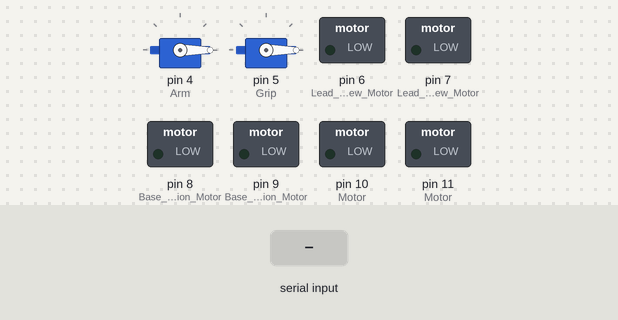
A sketch run on a simulated Arduino Uno, built with avr-gcc and run on an emulated ATmega328P. Shown: 2 × servo, switched loads named in the sketch (green lamp = pin HIGH). The inputs (shaded band) are chosen by the test bench.

Above: at 1.2 s.
1.3 s: "a" received over Serial
At 1.7 s:
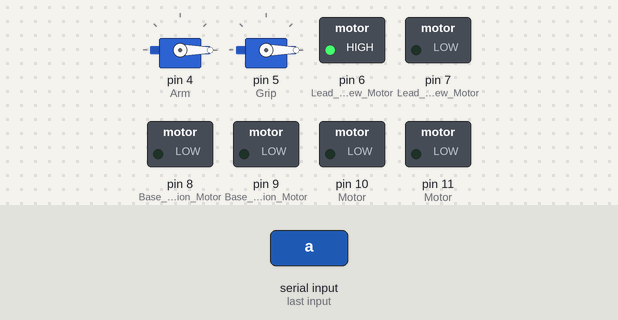
4.3 s: "b" received over Serial
At 5.2 s:
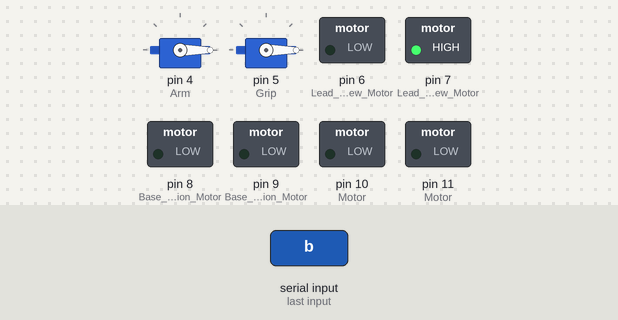
7.3 s: "c" received over Serial
At 8.1 s:
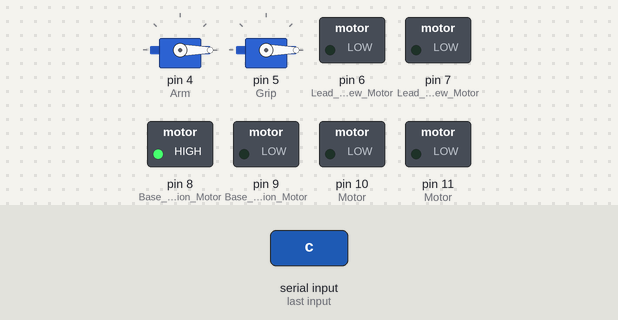
9.8 s: "d" received over Serial
At 10.6 s:
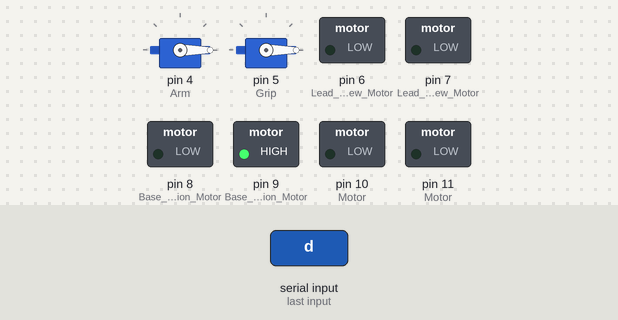
12.3 s: "e" received over Serial
At 12.9 s:
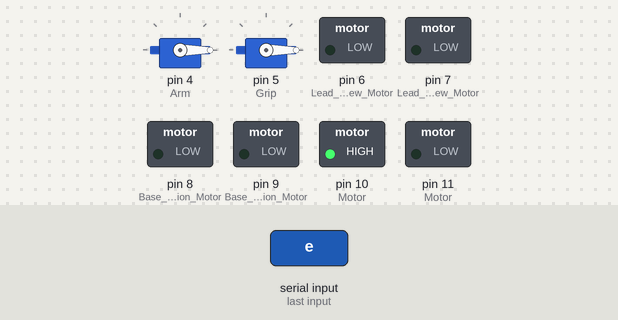
14.6 s: "f" received over Serial
At 15.2 s:
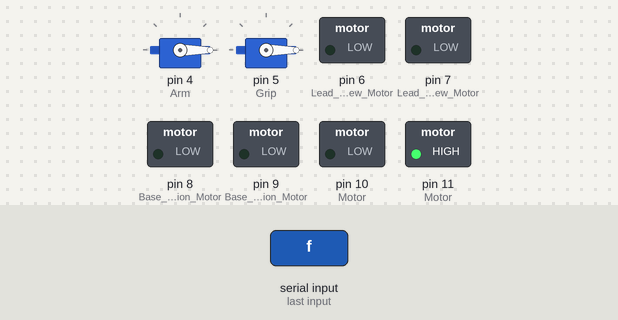
Timing chart, 0 to 17.6 s (numbered marks = the images above; inputs shaded):
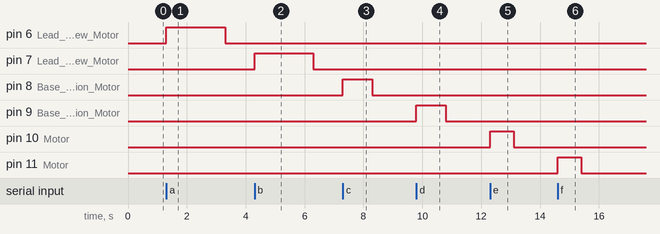

The sketch:

Virt_Imple_Program.ino
```cpp
/*
    Instructions for giving the Input :-
    *To move the base by 8cm forward - 'a'
    *To move the base by 8cm back - 'b'
    *To rotate the base 60 degrees clockwise - 'c'
    *To rotate the base 60 degrees anti-clockwise - 'd'
    *To lower the 2nd Arm by 40 degrees - 'e'
    *To raise the 2nd Arm by 40 degrees - 'f'
    *To lower the 3nd Arm by 40 degrees - 'g'
    *To raise the 3nd Arm by 40 degrees - 'h'
    *To make the Gripper to Clench the Object - 'i'
    *To make the Gripper to Un-Clench the Object - 'j'
*/

#include <Servo.h>
Servo Arm;  //Creates a Servo object to Control the Metal Gear Servo placed between 2nd and 3rd Arm
Servo Grip; //Creates a Servo object to Control the Toy Servo within the Gripper

int armpos = 0;    // variable to store the position of Servo Motor present in the Arm
int gripos = 0;    // variable to store the position of Servo Motor present in the Gripper
void setup()
{
  Serial.begin(9600);
  pinMode(6,OUTPUT);  //Lead Screw Motor
  pinMode(7,OUTPUT);  //Lead Screw Motor
  pinMode(8,OUTPUT);  //Base Rotation Motor
  pinMode(9,OUTPUT);  //Base Rotation Motor
  pinMode(10,OUTPUT); //2nd Arm Bending Motor
  pinMode(11,OUTPUT); //2nd Arm Bending Motor
  Arm.attach(4);  // Configures the Servo in Arm onto pin 30 with Servo object
  Grip.attach(5);  // Configures the Servo in Gripper onto pin 31 with Servo object
  Arm.write(armpos);
  Grip.write(gripos);
}

void loop()
{
  char data=Serial.read();  //Reads the Input from the Serial Monitor which is obtained through Bluetooth Module
  if(data=='a')
  {
    digitalWrite(6,HIGH); //Rotates the Lead Screw Motor Clockwise for 20 Seconds
    digitalWrite(7,LOW);  //Makes the Base move forward by 8cm
    digitalWrite(8,LOW);
    digitalWrite(9,LOW);
    digitalWrite(10,LOW);
    digitalWrite(11,LOW);
    delay(2000);
    digitalWrite(6,LOW);  //Stops the Motor
    digitalWrite(7,LOW);
    digitalWrite(8,LOW);
    digitalWrite(9,LOW);
    digitalWrite(10,LOW);
    digitalWrite(11,LOW);
  }
  else if(data=='b')
  {
    digitalWrite(6,LOW); //Rotates the Lead Screw Motor Anti-Clockwise for 20 Seconds
    digitalWrite(7,HIGH); //Makes the Base to come back by 8cm
    digitalWrite(8,LOW);
    digitalWrite(9,LOW);
    digitalWrite(10,LOW);
    digitalWrite(11,LOW);
    delay(2000);
    digitalWrite(6,LOW);  //Stops the Motor
    digitalWrite(7,LOW);
    digitalWrite(8,LOW);
    digitalWrite(9,LOW);
    digitalWrite(10,LOW);
    digitalWrite(11,LOW);
  }
  else if(data=='c')
  {
    digitalWrite(8,HIGH); //Rotates the Motor placed on the Base Clockwise for 1 second
    digitalWrite(9,LOW);  //Rotates the Base Clockwise by 60 degrees
    digitalWrite(6,LOW);
    digitalWrite(7,LOW);
    digitalWrite(10,LOW);
    digitalWrite(11,LOW);
    delay(1000);
    digitalWrite(8,LOW);  //Halts the Rotation of the Base
    digitalWrite(9,LOW);
    digitalWrite(6,LOW);
    digitalWrite(7,LOW);
    digitalWrite(10,LOW);
    digitalWrite(11,LOW);
  }
    else if(data=='d')
  {
    digitalWrite(8,LOW); //Rotates the Motor placed on the Base Anti-Clockwise for 1 second
    digitalWrite(9,HIGH); //Rotates the Base Anti-Clockwise by 60 degrees
    digitalWrite(6,LOW);
    digitalWrite(7,LOW);
    digitalWrite(10,LOW);
    digitalWrite(11,LOW);
    delay(1000);
    digitalWrite(8,LOW);  //Halts the Rotation of the Base
    digitalWrite(9,LOW);
    digitalWrite(6,LOW);
    digitalWrite(7,LOW);
    digitalWrite(10,LOW);
    digitalWrite(11,LOW);
  }
   else if(data=='e')
  {
    digitalWrite(10,HIGH); //Rotates the Motor placed between 1st and 2nd Arm, Clockwise for 800 milli-seconds
    digitalWrite(11,LOW); //Lowers the 2nd Arm by 40 degrees
    digitalWrite(6,LOW);
    digitalWrite(7,LOW);
    digitalWrite(9,LOW);
    digitalWrite(8,LOW);
    delay(800);
    digitalWrite(10,LOW);  //Halts the Movement of 2nd Arm
    digitalWrite(11,LOW);
    digitalWrite(6,LOW);
    digitalWrite(7,LOW);
    digitalWrite(9,LOW);
    digitalWrite(8,LOW);
  }
   else if(data=='f')
  {
    digitalWrite(10,LOW); //Rotates the Motor placed between 1st and 2nd Arm, Anti-Clockwise for 800 milli-seconds
    digitalWrite(11,HIGH); //Raises the 2nd Arm by 40 degrees
    digitalWrite(6,LOW);
    digitalWrite(7,LOW);
    digitalWrite(9,LOW);
    digitalWrite(8,LOW);
    delay(800);
    digitalWrite(10,LOW);  //Halts the Movement of 2nd Arm
    digitalWrite(11,LOW);
    digitalWrite(6,LOW);
    digitalWrite(7,LOW);
    digitalWrite(9,LOW);
    digitalWrite(8,LOW);
  }
  else if(data=='g') //Lowers the 3rd arm by 40 degree
  {
    Arm.write(armpos);
    armpos=40;
    Arm.write(armpos);
  }
  else if(data=='h') //Raises the 3rd Arm by 40 degrees
  {
    armpos=0;
    Arm.write(armpos);
  }
  else if(data=='i') // Clenches the gripper
  {
    Grip.write(gripos);
    gripos=90;
    Grip.write(gripos);
  }
  else if(data=='j') //Un-Clenches the Gripper
  {
    gripos=0;
    Grip.write(gripos);
  }
}
```

Measured:
- after the input at 1.3 s, pin 6 (Lead_Screw_Motor): LOW → HIGH at once, → LOW 2.0 s later
- after the input at 4.3 s, pin 7 (Lead_Screw_Motor): LOW → HIGH at once, → LOW 2.0 s later
- after the input at 7.3 s, pin 8 (Base_Rotation_Motor): LOW → HIGH at once, → LOW 1.0 s later
- after the input at 9.8 s, pin 9 (Base_Rotation_Motor): LOW → HIGH at once, → LOW 1.0 s later
- after the input at 12.3 s, pin 10 (Motor): LOW → HIGH at once, → LOW 0.80 s later
- after the input at 14.6 s, pin 11 (Motor): LOW → HIGH at once, → LOW 0.80 s later
